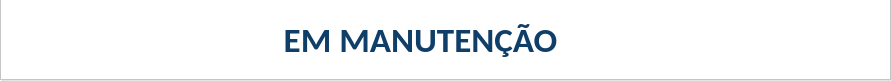
          <widget class="QGroupBox" name="groupBox_8">
           <property name="geometry">
            <rect>
             <x>10</x>
             <y>5250</y>
             <width>891</width>
             <height>81</height>
            </rect>
           </property>
           <property name="font">
            <font>
             <family>Calibri</family>
             <pointsize>11</pointsize>
             <weight>75</weight>
             <bold>true</bold>
            </font>
           </property>
           <property name="styleSheet">
            <string notr="true">background-color: rgb(255, 255, 255);
color: rgb(15, 62, 104);</string>
           </property>
           <property name="title">
            <string>Estruturação</string>
           </property>
           <widget class="QToolButton" name="botaoAlterar_estruturacao">
            <property name="geometry">
             <rect>
              <x>220</x>
              <y>20</y>
              <width>121</width>
              <height>41</height>
             </rect>
            </property>
            <property name="minimumSize">
             <size>
              <width>120</width>
              <height>24</height>
             </size>
            </property>
            <property name="font">
             <font>
              <family>Calibri</family>
              <pointsize>11</pointsize>
             </font>
            </property>
            <property name="mouseTracking">
             <bool>true</bool>
            </property>
            <property name="tabletTracking">
             <bool>true</bool>
            </property>
            <property name="focusPolicy">
             <enum>Qt::ClickFocus</enum>
            </property>
            <property name="styleSheet">
             <string notr="true">QToolButton{
background-color: rgb(255, 255, 255);
color: rgb(15, 62, 104);
border-style:outset;
border-width:2px;
border-radius:7px;
border-color: rgb(15, 62, 104);
}

QToolButton:hover{
	background-color: rgb(243, 243, 243);
}</string>
            </property>
            <property name="text">
             <string>Alterar</string>
            </property>
           </widget>
           <widget class="QToolButton" name="botaoSalvar_estruturacao">
            <property name="geometry">
             <rect>
              <x>490</x>
              <y>20</y>
              <width>121</width>
              <height>41</height>
             </rect>
            </property>
            <property name="minimumSize">
             <size>
              <width>120</width>
              <height>24</height>
             </size>
            </property>
            <property name="font">
             <font>
              <family>Calibri</family>
              <pointsize>11</pointsize>
             </font>
            </property>
            <property name="mouseTracking">
             <bool>true</bool>
            </property>
            <property name="tabletTracking">
             <bool>true</bool>
            </property>
            <property name="focusPolicy">
             <enum>Qt::ClickFocus</enum>
            </property>
            <property name="styleSheet">
             <string notr="true">QToolButton{
background-color: rgb(255, 255, 255);
color: rgb(15, 62, 104);
border-style:outset;
border-width:2px;
border-radius:7px;
border-color: rgb(15, 62, 104);
}

QToolButton:hover{
	background-color: rgb(243, 243, 243);
}</string>
            </property>
            <property name="text">
             <string>Salvar</string>
            </property>
           </widget>
           <widget class="QFrame" name="frame_18">
            <property name="geometry">
             <rect>
              <x>0</x>
              <y>-1</y>
              <width>891</width>
              <height>81</height>
             </rect>
            </property>
            <property name="frameShape">
             <enum>QFrame::StyledPanel</enum>
            </property>
            <property name="frameShadow">
             <enum>QFrame::Raised</enum>
            </property>
            <widget class="QLabel" name="label_5">
             <property name="geometry">
              <rect>
               <x>180</x>
               <y>20</y>
               <width>481</width>
               <height>41</height>
              </rect>
             </property>
             <property name="font">
              <font>
               <family>Calibri</family>
               <pointsize>26</pointsize>
               <weight>75</weight>
               <bold>true</bold>
              </font>
             </property>
             <property name="text">
              <string>EM MANUTENÇÃO</string>
             </property>
             <property name="alignment">
              <set>Qt::AlignCenter</set>
             </property>
            </widget>
           </widget>
          </widget>
